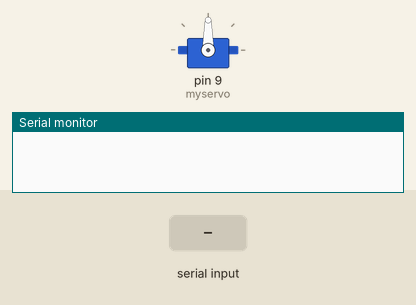
A sketch run on a simulated Arduino Uno, built with avr-gcc and run on an emulated ATmega328P. Parts: servo, the last lines printed to the serial monitor. The test bench sets the inputs (shaded band).

Above: at 2.2 s.
2.3 s: "1,90,45\n" received over Serial
At 2.77 s:
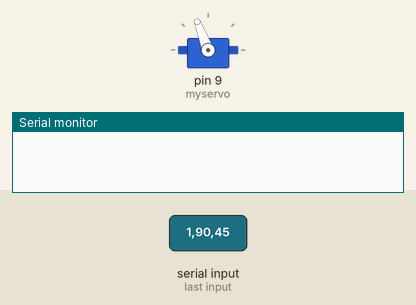
At 4.8 s:
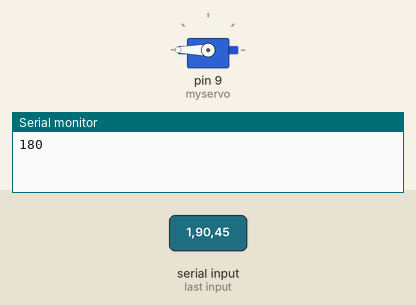
Timing chart, 0 to 6.3 s (numbered marks = the images above; inputs shaded):
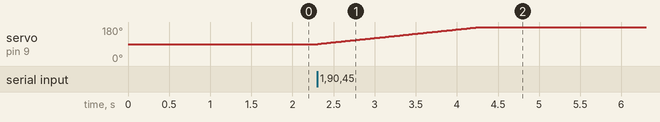

The sketch:

arduino.ino
```cpp
#include <Servo.h>

Servo myservo;  // create servo object to control a servo
// twelve servo objects can be created on most boards

int pos = 0;    // variable to store the servo position
bool g = true;
int i;
int instruction, amount, thespeed;


void setup() {
  myservo.attach(9);  // attaches the servo on pin 9 to the servo object
  myservo.write(90);
  pos = 90;
  delay(1000);
  Serial.begin(9600);
}

int look_left(int amount, int speed){
  //Relative to a person looking at the camera
  int delay_time = 1000/speed;
  if(pos-amount >= 0){
    for(i=0; i<amount; i++){
      pos -= 1;
      myservo.write(pos);
      delay(delay_time);
    }
  }
}

int look_right(int amount, int speed){
  //Relative to a person looking at the camera
  int delay_time = 1000/speed;
  if(pos+amount <=180){
    for(i=0; i<amount; i++){
      pos += 1;
      myservo.write(pos);
      delay(delay_time);
    }
  }
}

void loop() {
  if(false){
    myservo.write(90);
    pos = 90;
    delay(5000);
    look_left(40, 10);
    delay(1000);
    look_right(80, 10);
    delay(1000);
    g = false;
  }

  if(Serial.available() > 0){
    //instruction = Serial.parseInt();
    instruction = Serial.parseInt();
    amount = Serial.parseInt();
    thespeed = Serial.parseInt();
    Serial.read();
    // Serial.print(instruction);
    //Serial.print(",");
    //Serial.print(amount);
    //Serial.print(",");
    //Serial.print(thespeed);
    //Serial.print("\n");

    switch(instruction){
    case 0:
      look_left(amount, thespeed);
      break;
    case 1:
      look_right(amount, thespeed);
      break;
    default:
      break;
    }
    Serial.println(pos);
  }
}
```

Measured:
- after the input at 2.3 s, servo on pin 9 (myservo): moves from 90° to 180° over 2.0 s, starting at once
